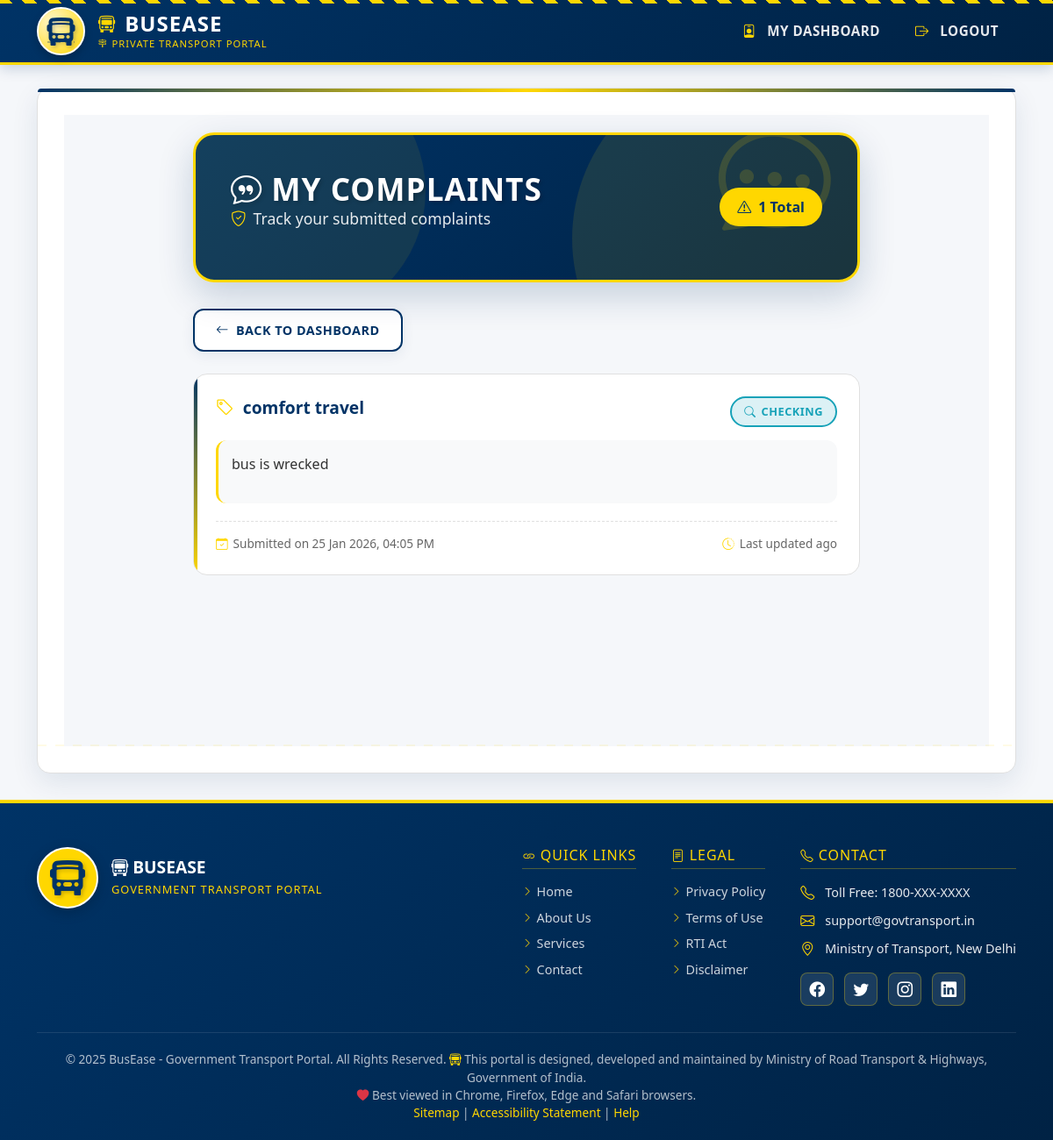
The page /complaints/my/ (signed in) on the database as committed earlier.
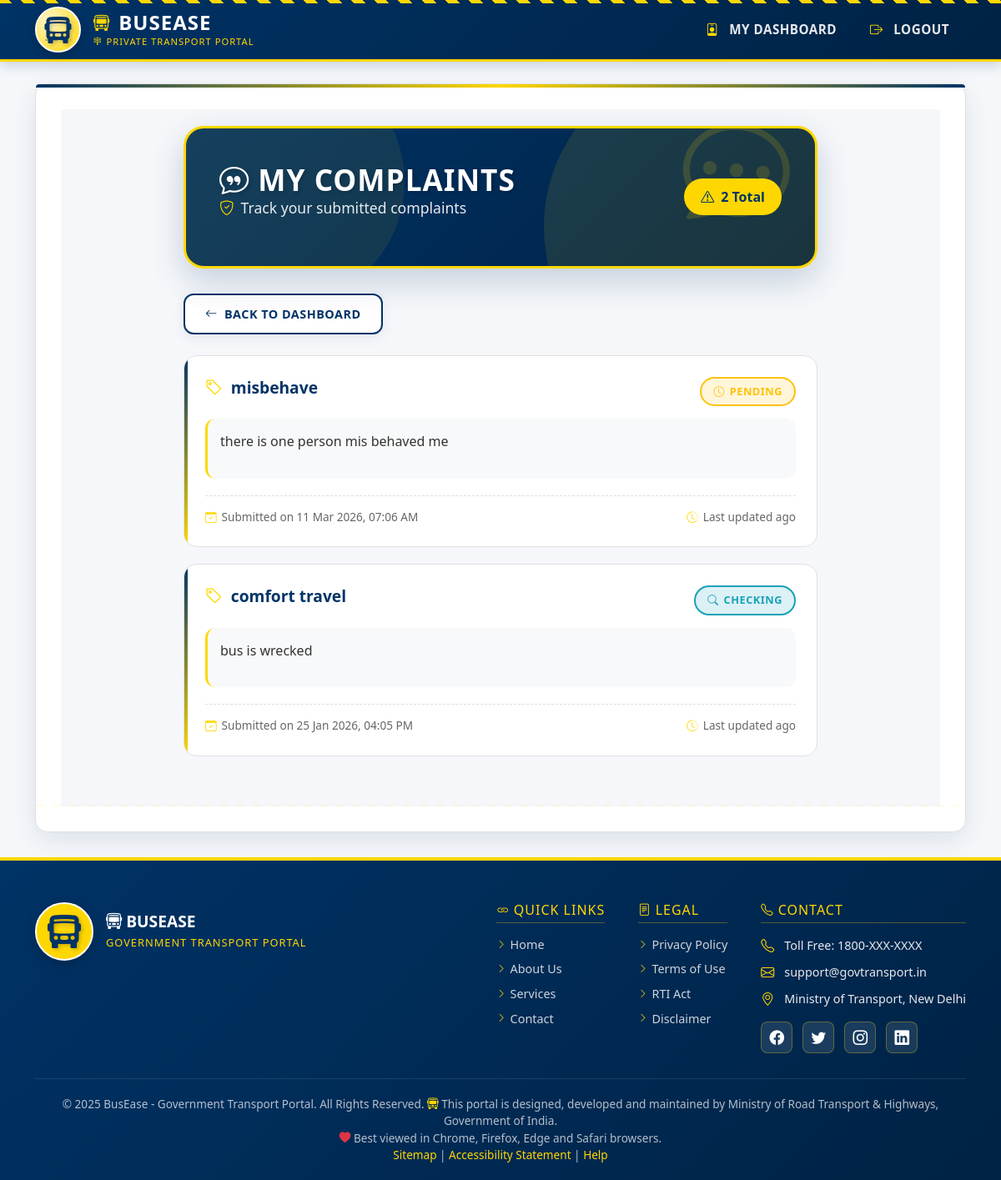
The same page on the database as committed later.
### complaints/models.py (models this page shows, shortened)
class Complaint(models.Model):
    STATUS_CHOICES = [
        ("Pending", "Pending"),
        ("Checking", "Checking"),
        ("Action", "We will take action"),
        ("Invalid", "Invalid complaint"),
    ]
    traveller = models.ForeignKey(settings.AUTH_USER_MODEL, on_delete=models.CASCADE)
    subject = models.CharField(max_length=200)
    description = models.TextField()
    attachment = models.FileField(upload_to="complaints/", blank=True, null=True)
    status = models.CharField(max_length=20, choices=STATUS_CHOICES, default="Pending")
    admin_note = models.TextField(blank=True, null=True)
    created_at = models.DateTimeField(auto_now_add=True)

### complaints/views.py (the view)
# urls.py: path("my/", views.my_complaints, name="my_complaints"),
@login_required
def my_complaints(request):
    complaints = Complaint.objects.filter(traveller=request.user).order_by('-created_at')
    return render(request, 'complaints/my_complaints.html', {
        'complaints': complaints
    })

### complaints/templates/complaints/my_complaints.html (shortened to what this page needs)
{% extends "base.html" %}
{% block content %}
<div class="gov-complaints-page">
  <div class="gov-container">
    <div class="gov-hero-section">
      <div class="gov-hero-content">
        <div>
          <h1 class="gov-hero-title">
            <i class="bi bi-chat-quote"></i> My Complaints
          </h1>
          <p class="gov-hero-subtitle">
            <i class="bi bi-shield-check"></i> Track your submitted complaints
          </p>
        </div>
        <span class="gov-stats-badge">
          <i class="bi bi-exclamation-triangle"></i> {{ complaints|length }} Total
        </span>
      </div>
    </div>
    <a href="{% url 'traveller_dashboard' %}" class="gov-back-btn">
      <i class="bi bi-arrow-left"></i> Back to Dashboard
    </a>
    {% if complaints %}
      {% for c in complaints %}
        <div class="gov-complaint-card">
          <div class="gov-complaint-header">
            <h3 class="gov-complaint-subject">
              <i class="bi bi-tag"></i>
              {{ c.subject }}
            </h3>
            <span class="gov-status-badge
              {% if c.status == 'Pending' %}gov-status-pending
              {% elif c.status == 'Checking' %}gov-status-checking
              {% elif c.status == 'Action' %}gov-status-action
              {% elif c.status == 'Invalid' %}gov-status-invalid
              {% elif c.status == 'Resolved' %}gov-status-resolved
              {% elif c.status == 'Rejected' %}gov-status-rejected
              {% endif %}">
              <i class="bi
                {% if c.status == 'Pending' %}bi-clock
                {% elif c.status == 'Checking' %}bi-search
                {% elif c.status == 'Action' %}bi-check-circle
                {% elif c.status == 'Invalid' %}bi-x-circle
                {% elif c.status == 'Resolved' %}bi-check-circle-fill
                {% elif c.status == 'Rejected' %}bi-x-circle-fill
                {% endif %}"></i>
              {{ c.status }}
            </span>
          </div>
          <div class="gov-complaint-description">
            {{ c.description|linebreaks }}
          </div>
          <div class="gov-complaint-footer">
            <div class="gov-date">
              <i class="bi bi-calendar-check"></i>
              Submitted on {{ c.created_at|date:"d M Y, h:i A" }}
            </div>
            <div class="gov-date">
              <i class="bi bi-clock-history"></i>
              Last updated {{ c.updated_at|timesince }} ago
            </div>
          </div>
        </div>
      {% endfor %}
    {% endif %}
  </div>
</div>
{% endblock %}

Rows that differ between the two databases and show on the page:
added Complaint: subject "misbehave", status "PENDING", description "there is one person mis behaved me", created_at "11 Mar 2026, 07:06 AM"
Other text that changed with them:
{{ complaints|length }}: "1" → "2"
